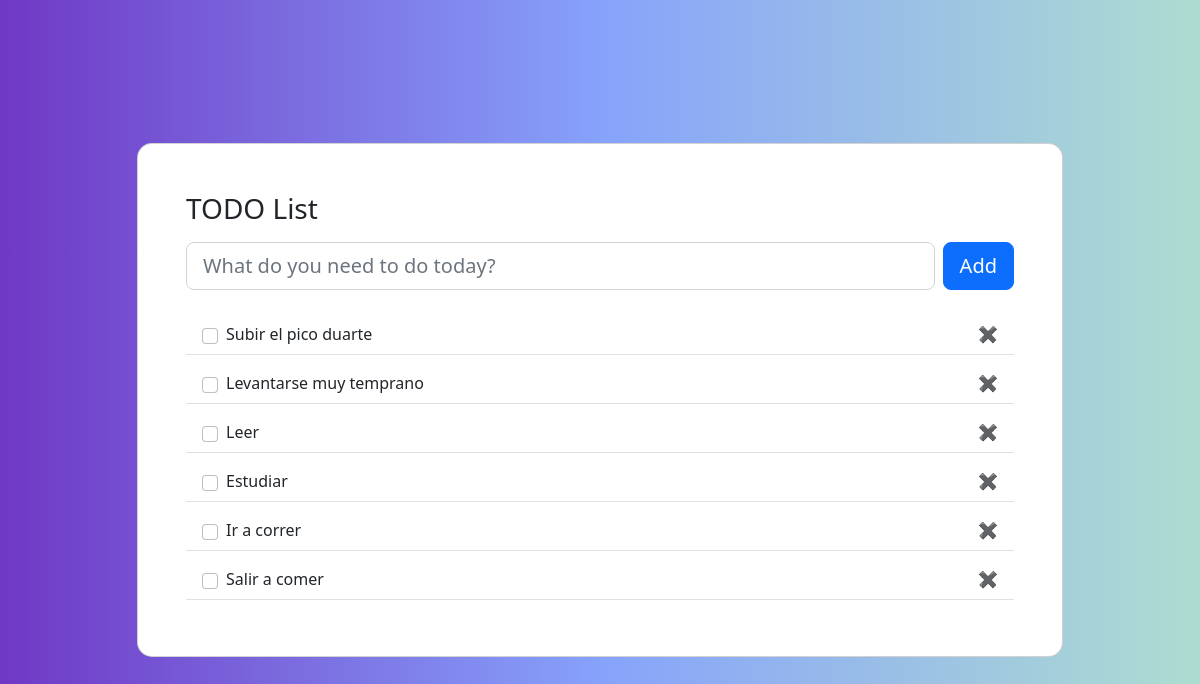
Before: / with the older database file.
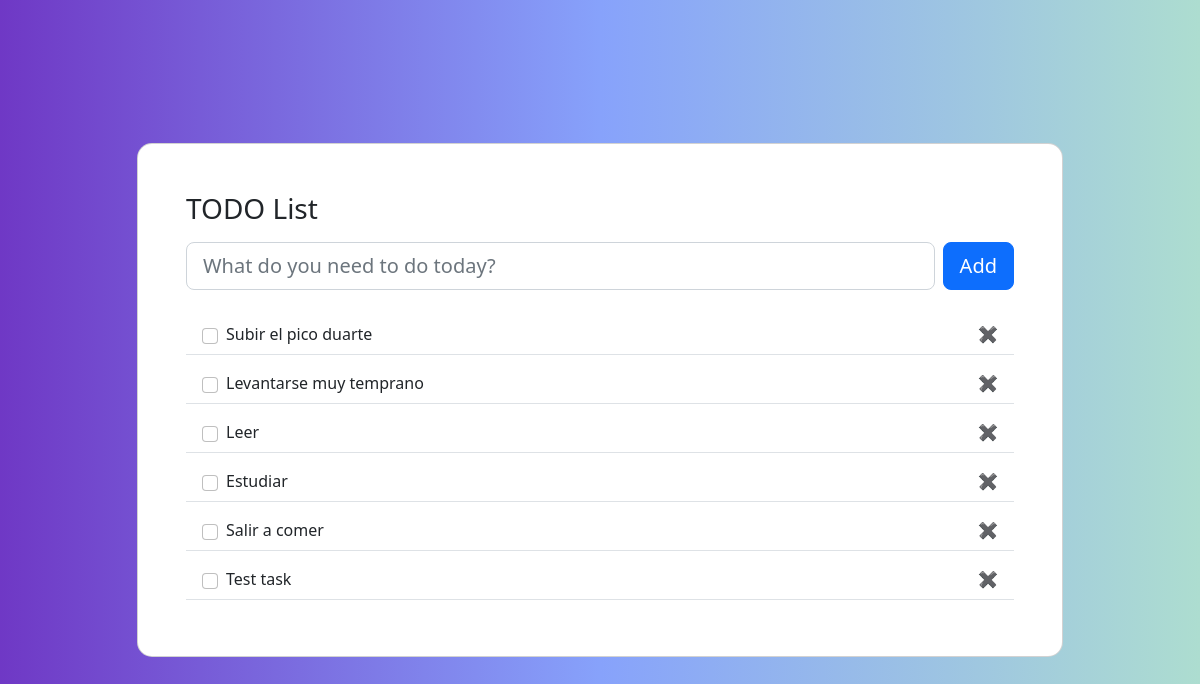
After: the same page with the newer database file.
### todolist/models.py (models this page shows, shortened)
class ToDo(models.Model):
    task = models.CharField(max_length=1000)
    created = models.DateTimeField(auto_now_add=True)
    id = models.UUIDField(default=uuid.uuid1, unique=True, primary_key=True, editable=False)
    finished = models.BooleanField(default=False)

### todolist/views.py (the view)
# urls.py: path("", views.todolistPage, name="todo-list"),
def todolistPage(request):
    todo = ToDo.objects.all()
    unfinished = ToDo.objects.filter(finished="False")
    finished = ToDo.objects.filter(finished="True")
    context= {
        "todo": todo,
        "finished": finished,
        "unfinished": unfinished,
    }
    return render(request, "todolist/todolist.html", context)

### todolist/templates/todolist/todolist.html (shortened to what this page needs)
{% extends 'main.html' %}
{% load static %}
{% block content %}
<section class="vh-100 section-color">
    <div class="container py-5 h-100">
      <div class="row d-flex justify-content-center align-items-center h-100">
        <div class="col col-xl-10">
          <div class="card" style="border-radius: 15px;">
            <div class="card-body p-5">
              <h3 class="mb-3">TODO List</h3>
              <form action="create/" method="POST" class="d-flex justify-content-center align-items-center mb-4">
                <div class="form-outline flex-fill">
                  <input type="text" name="task" id="form3" class="form-control form-control-lg" placeholder="What do you need to do today?" />
                </div>
                <button type="submit" class="btn btn-primary btn-lg ms-2">Add</button>
              </form>
              <ul class="list-group mb-0">
                {% for text in unfinished %}
                <li
                  class="list-group-item d-flex justify-content-between align-items-center border-start-0 border-top-0 border-end-0 border-bottom rounded-0 mb-2">
                  <div class="d-flex align-items-center">
                  <input class="form-check-input me-2 todo-list" type="checkbox" data-id="{{text.id}}"/>{{text.task}}</div>
                  <a href="{% url 'delete-task' text.id %}" class="remove-btn">&#10006;</a>
                </li>
                {% endfor %}
              </ul>
            </div>
          </div>
        </div>
      </div>
    </div>
  </section>
{% endblock content %}

### templates/main.html (shortened to what this page needs)
<!DOCTYPE html>
{% load static %}
<html lang="en">
<head>
    <link rel="stylesheet" href="{% static 'style/main.css' %}">
    <link href="https://cdn.jsdelivr.net/npm/bootstrap@5.2.1/dist/css/bootstrap.min.css" rel="stylesheet">
</head>
<body>
    {% block content %}
    {% endblock content %}
</body>
</html>

### static/style/main.css (style rules this page uses)
.section-color { background: rgb(111,56,197); background: linear-gradient(90deg, rgba(111,56,197,1) 0%, rgba(135,162,251,1) 50%, rgba(173,221,208,1) 100%); }
.remove-btn { color: #405189; text-decoration: none; }

Changed rows visible on the page:
removed ToDo: task "Ir a correr"
added ToDo: task "Test task"
